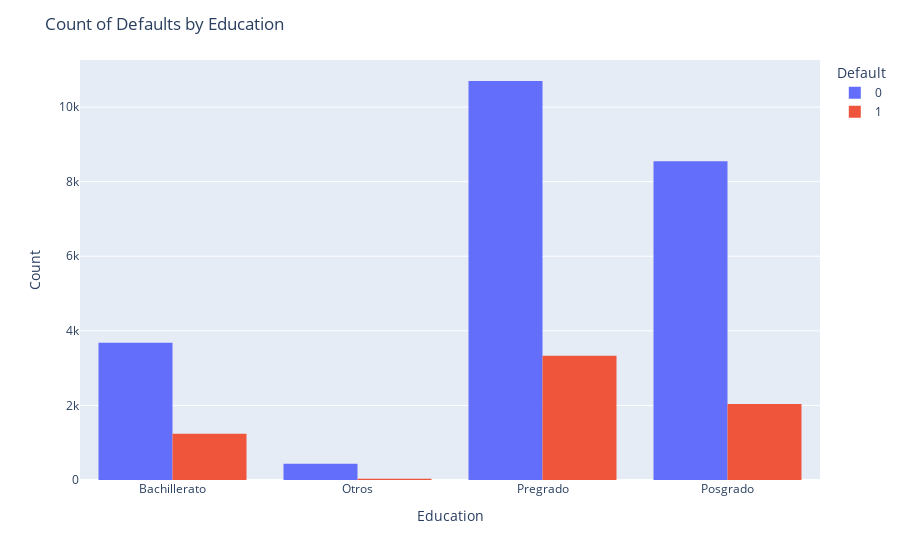

This figure's notebook cell:
### Code cell
# Create a bar graph
fig = px.histogram(df, x='educacion', y='count', color="esdefault", barmode='group',
             labels={'count': 'Count', 'esdefault': 'Default'})
fig.update_layout(title='Count of Defaults by Education',
                  xaxis_title='Education',
                  yaxis_title='Count')
fig.show()

### Figure 1 — Plotly figure (JSON) as saved in the notebook; plotly's stock layout.template omitted (floating-point values rounded to 4 significant figures)
{"data": [{"alignmentgroup": "True", "bingroup": "x", "histfunc": "sum", "hovertemplate": "Default=0<br>educacion=%{x}<br>sum of Count=%{y}<extra></extra>", "legendgroup": "0", "marker": {"color": "#636efa", "pattern": {"shape": ""}}, "name": "0", "offsetgroup": "0", "orientation": "v", "showlegend": true, "type": "histogram", "x": ["Bachillerato", "Otros", "Pregrado", "Posgrado"], "xaxis": "x", "y": [3680, 435, 10700, 8549], "yaxis": "y"}, {"alignmentgroup": "True", "bingroup": "x", "histfunc": "sum", "hovertemplate": "Default=1<br>educacion=%{x}<br>sum of Count=%{y}<extra></extra>", "legendgroup": "1", "marker": {"color": "#EF553B", "pattern": {"shape": ""}}, "name": "1", "offsetgroup": "1", "orientation": "v", "showlegend": true, "type": "histogram", "x": ["Pregrado", "Bachillerato", "Otros", "Posgrado"], "xaxis": "x", "y": [3330, 1237, 33, 2036], "yaxis": "y"}], "layout": {"barmode": "group", "legend": {"title": {"text": "Default"}, "tracegroupgap": 0}, "margin": {"t": 60}, "title": {"text": "Count of Defaults by Education"}, "xaxis": {"anchor": "y", "domain": [0, 1], "title": {"text": "Education"}}, "yaxis": {"anchor": "x", "domain": [0, 1], "title": {"text": "Count"}}}}
